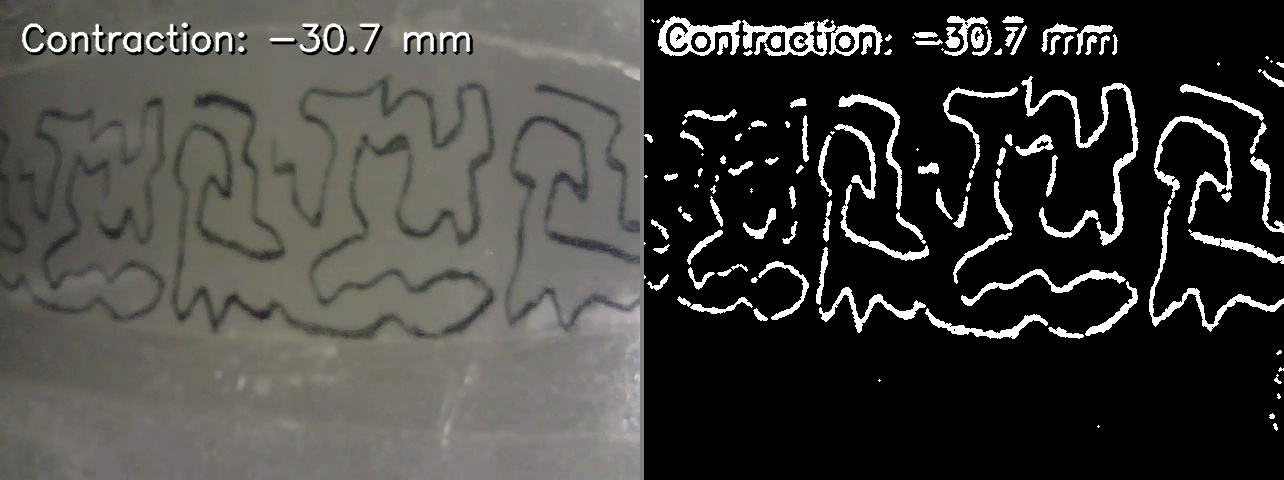
#> input picture experiments/contraction_prediction/assets/pattern_extraction_example.jpg, 1284 x 480 px
$ python extract_pattern.py assets/pattern_extraction_example.jpg
#> lines starting #> are read from the running program, lines starting #| are printed output that depends on the picture; after the words box and inside, x2 and y2 are one past the last pixel; in counts of white or black regions, pixels touching at a corner belong together
#> in main, img is the input picture: shape (480, 1284, 3); mean B, G, R 62.2, 65.7, 66.4
"""
extract_pattern.py — Extract the speckle/ink pattern from a tissue image.

The adaptive threshold isolates the dark ink lines on the lighter tissue,
stripping out the background (grips, glare, lighting variation).

Can be used as a module:
    from extract_pattern import extract_pattern
    pattern_bgr = extract_pattern(bgr_frame)

Or run directly to preview extraction on any image:
    python extract_pattern.py path/to/image.jpg
    python extract_pattern.py path/to/image.jpg --save output.jpg
"""

import argparse
import os
import sys

import cv2
import numpy as np


def extract_pattern(bgr_frame: np.ndarray) -> np.ndarray:
    """
    Extract the speckle pattern from a BGR frame.

    Args:
        bgr_frame: OpenCV BGR image (any size).

    Returns:
        BGR image of the same size — white pattern lines on black background.
    """
    gray = cv2.cvtColor(bgr_frame, cv2.COLOR_BGR2GRAY)

    # Adaptive threshold: finds dark ink relative to local neighbourhood,
    # so it handles uneven lighting across the frame automatically.
    pattern = cv2.adaptiveThreshold(
        gray, 255,
        cv2.ADAPTIVE_THRESH_GAUSSIAN_C,
        cv2.THRESH_BINARY_INV,   # dark ink → white, background → black
        blockSize=31,
        C=8,
    )
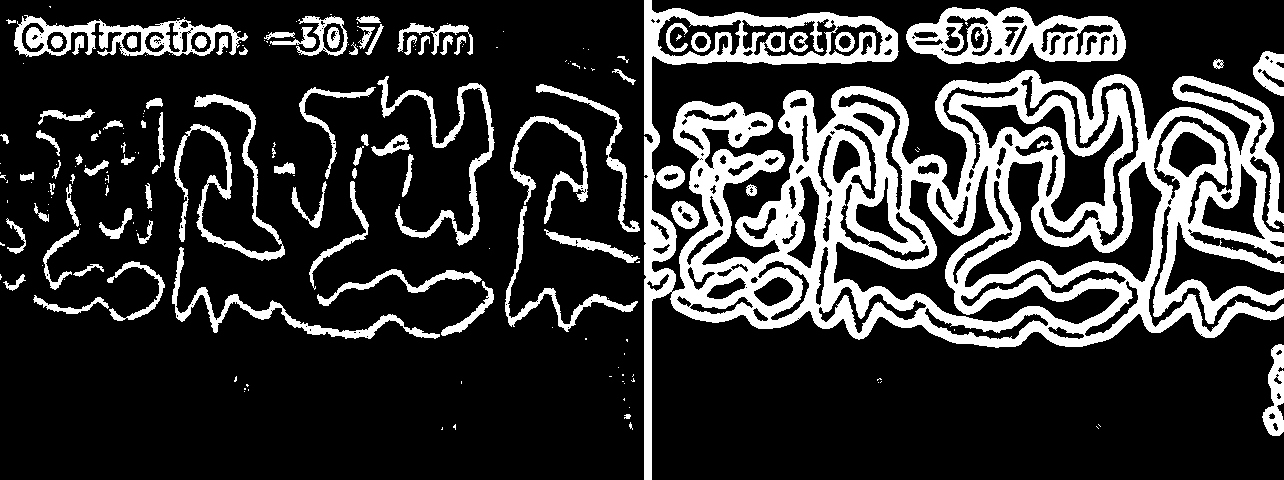
#> pattern: shape (480, 1284); 21.1% white; 198 white regions (113 under 20 px), largest, box (x1, y1, x2, y2) and area: (644, 0, 1284, 480) 88925, (906, 7, 1126, 64) 6900, (14, 15, 248, 57) 3936

    # Remove small noise specks (keep only ink-sized connected regions)
    kernel = cv2.getStructuringElement(cv2.MORPH_ELLIPSE, (3, 3))
    pattern = cv2.morphologyEx(pattern, cv2.MORPH_OPEN, kernel)
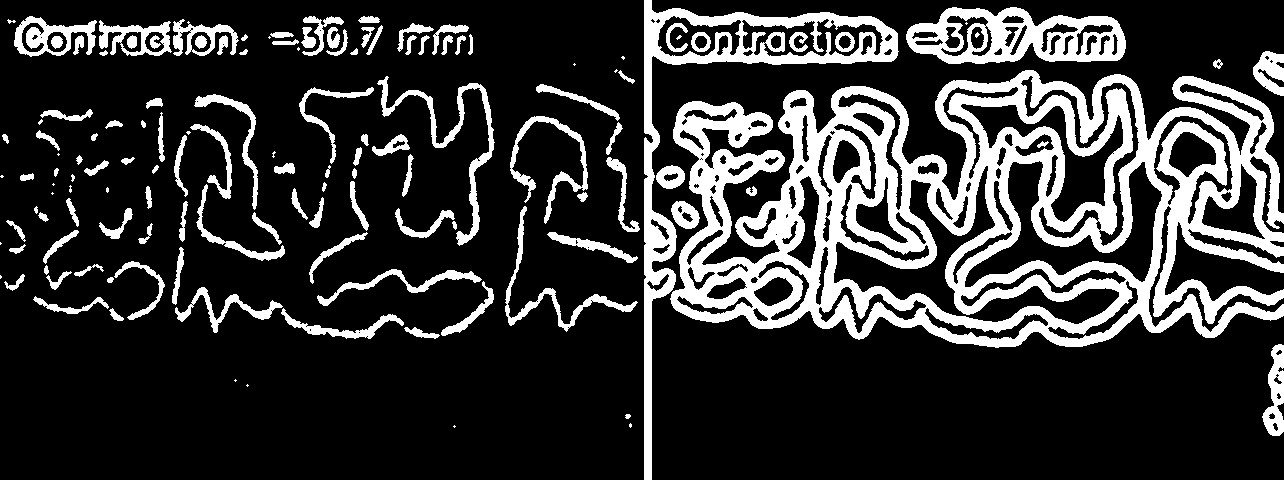
#> pattern: shape (480, 1284); 20.8% white; 136 white regions (23 under 20 px), largest, box (x1, y1, x2, y2) and area: (670, 70, 1284, 348) 77037, (644, 0, 899, 480) 11604, (906, 7, 1126, 64) 6850

    return cv2.cvtColor(pattern, cv2.COLOR_GRAY2BGR)


# ---------------------------------------------------------------------------
# CLI — preview / save extraction on a single image
# ---------------------------------------------------------------------------
def main():
    parser = argparse.ArgumentParser(description="Extract speckle pattern from an image.")
    parser.add_argument("image", help="Path to input image")
    parser.add_argument("--save", default=None, help="Path to save extracted pattern (optional)")
    parser.add_argument("--side-by-side", action="store_true",
                        help="Show original and extracted side by side")
    args = parser.parse_args()

    if not os.path.isfile(args.image):
        print(f"Error: file not found: {args.image}")
        sys.exit(1)

    img = cv2.imread(args.image)
    if img is None:
        print(f"Error: could not read image: {args.image}")
        sys.exit(1)

    pattern = extract_pattern(img)
    coverage = round((pattern[:, :, 0] > 0).mean() * 100, 1)
#> coverage = 20.8
    print(f"Image   : {args.image}  ({img.shape[1]}×{img.shape[0]})")
#| Image   : assets/pattern_extraction_example.jpg  (1284×480)
    print(f"Pattern coverage: {coverage}%")
#| Pattern coverage: 20.8%

    if args.save:
        cv2.imwrite(args.save, pattern)
        print(f"Saved   : {args.save}")

    if args.side_by_side:
        divider = np.full((img.shape[0], 4, 3), 180, dtype=np.uint8)
        display = np.hstack([img, divider, pattern])
    else:
        display = pattern

    cv2.imshow("Pattern Extraction (any key to close)", display)
    cv2.waitKey(0)
    cv2.destroyAllWindows()


if __name__ == "__main__":
    main()

$ run again, on experiments/contraction_prediction/assets/predicted_frame_late.jpg
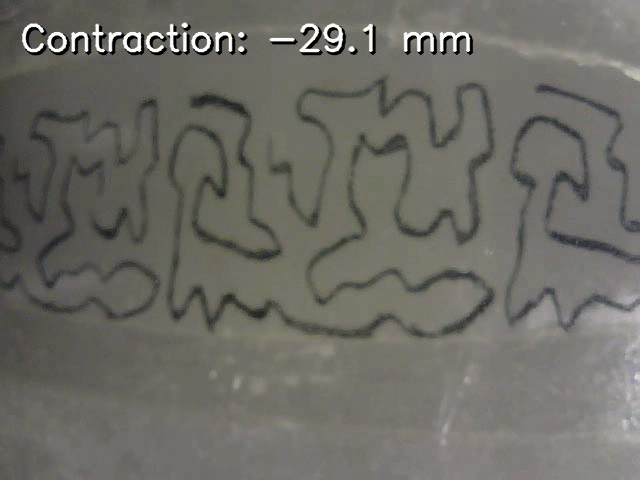
#> input picture experiments/contraction_prediction/assets/predicted_frame_late.jpg, 640 x 480 px
#> in main, img is the input picture: shape (480, 640, 3); mean B, G, R 100.9, 107.4, 108.9
#> in extract_pattern, `pattern = cv2.adaptiveThreshold( gray, 255, cv2.ADAPTIVE_THRESH_GAUSSI..`:
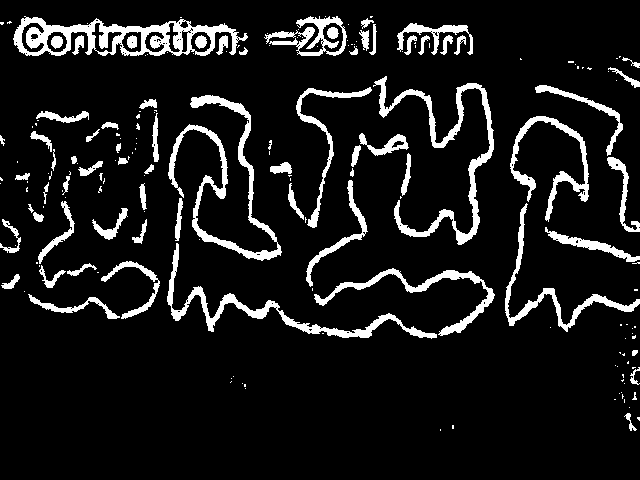
#> pattern: shape (480, 640); 9.9% white; 190 white regions (119 under 20 px), largest, box (x1, y1, x2, y2) and area: (13, 16, 248, 56) 3865, (168, 95, 282, 261) 2993, (373, 76, 494, 245) 2896
#> in extract_pattern, `pattern = cv2.morphologyEx(pattern, cv2.MORPH_OPEN, kernel)`:
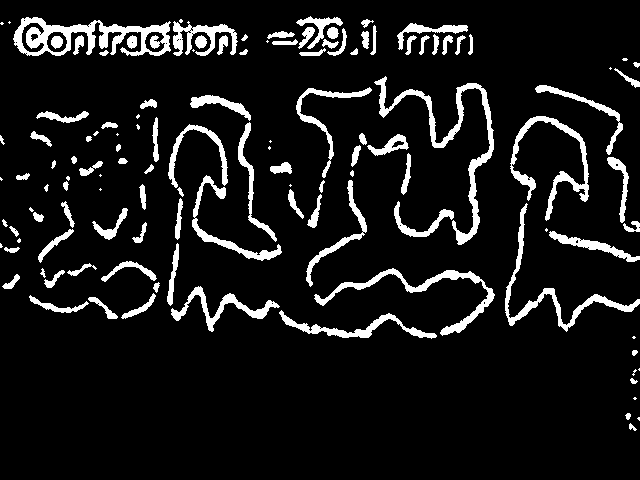
#> pattern: shape (480, 640); 9.3% white; 125 white regions (27 under 20 px), largest, box (x1, y1, x2, y2) and area: (13, 17, 171, 56) 2701, (374, 76, 494, 245) 2331, (314, 268, 495, 336) 1609
#> coverage = 9.3
#| Image   : assets/predicted_frame_late.jpg  (640×480)
#| Pattern coverage: 9.3%

$ run again, on experiments/contraction_prediction/assets/predicted_frame_mid.jpg
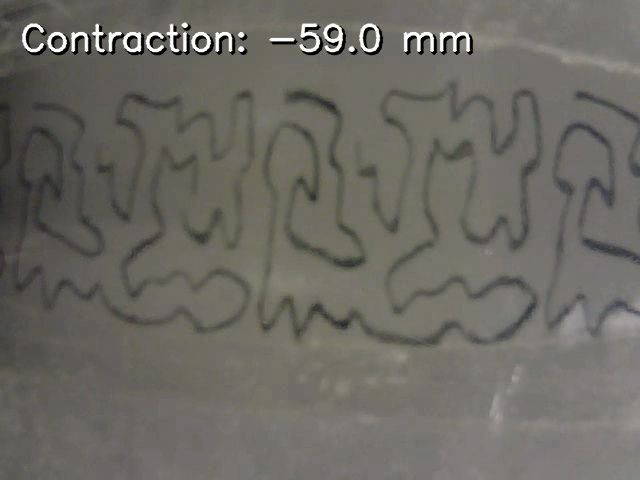
#> input picture experiments/contraction_prediction/assets/predicted_frame_mid.jpg, 640 x 480 px
#> in main, img is the input picture: shape (480, 640, 3); mean B, G, R 99.2, 105.9, 107.6
#> in extract_pattern, `pattern = cv2.adaptiveThreshold( gray, 255, cv2.ADAPTIVE_THRESH_GAUSSI..`:
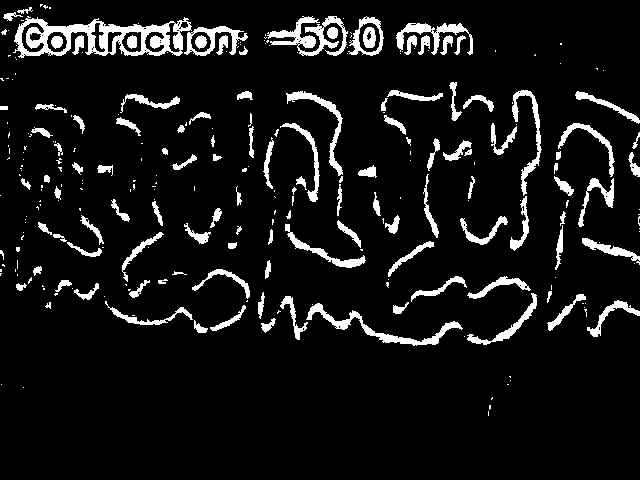
#> pattern: shape (480, 640); 8.2% white; 279 white regions (162 under 20 px), largest, box (x1, y1, x2, y2) and area: (13, 16, 192, 58) 3170, (267, 16, 348, 56) 1283, (306, 303, 463, 346) 1103
#> in extract_pattern, `pattern = cv2.morphologyEx(pattern, cv2.MORPH_OPEN, kernel)`:
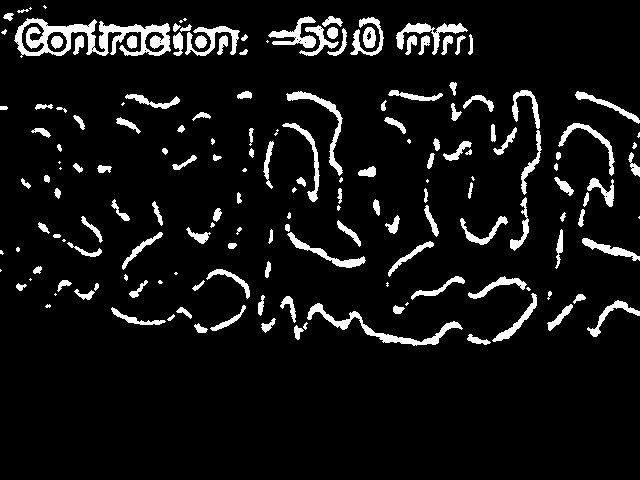
#> pattern: shape (480, 640); 7.6% white; 169 white regions (34 under 20 px), largest, box (x1, y1, x2, y2) and area: (14, 18, 171, 58) 2731, (307, 303, 463, 346) 1075, (286, 91, 343, 176) 673
#> coverage = 7.6
#| Image   : assets/predicted_frame_mid.jpg  (640×480)
#| Pattern coverage: 7.6%
